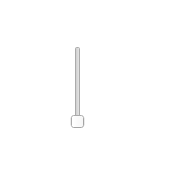
            <widget class="QFrame" name="octoX7">
             <property name="geometry">
              <rect>
               <x>10</x>
               <y>320</y>
               <width>175</width>
               <height>175</height>
              </rect>
             </property>
             <property name="sizePolicy">
              <sizepolicy hsizetype="Fixed" vsizetype="Fixed">
               <horstretch>0</horstretch>
               <verstretch>0</verstretch>
              </sizepolicy>
             </property>
             <property name="minimumSize">
              <size>
               <width>175</width>
               <height>175</height>
              </size>
             </property>
             <property name="maximumSize">
              <size>
               <width>175</width>
               <height>175</height>
              </size>
             </property>
             <property name="styleSheet">
              <string notr="true">QFrame
{
   background-color: rgba(255, 255, 255, 0);
   border-image: url(:/images/resources/CW.png) 0 0 0 0 stretch stretch;
   border-width: 0px;
}</string>
             </property>
             <property name="frameShape">
              <enum>QFrame::StyledPanel</enum>
             </property>
             <property name="frameShadow">
              <enum>QFrame::Raised</enum>
             </property>
             <layout class="QGridLayout" name="gridLayout_25">
              <item row="1" column="1">
               <widget class="QSlider" name="octoX7Motor">
                <property name="sizePolicy">
                 <sizepolicy hsizetype="Expanding" vsizetype="Expanding">
                  <horstretch>0</horstretch>
                  <verstretch>0</verstretch>
                 </sizepolicy>
                </property>
                <property name="styleSheet">
                 <string notr="true">QSlider::groove:vertical{
border: 1px solid #637EB8;
background: white;
width: 30px;
border-radius: 3px;
}
QSlider::add-page:vertical {
background: qlineargradient(x1: 0, y1: 0, x2: 0, y2: 1,
stop: 0 #ABC7EC, stop: 1 #154A98);
border: 1px solid #777;
height: 10px;
border-radius: 4px;
}
QSlider::sub-page:vertical {
background: #fff;
border: 1px solid #154A98;
height: 10px;
border-radius: 4px;
}
QSlider::handle:vertical{
background: qlineargradient(x1:0, y1:0, x2:1, y2:1,
stop:0 #fff, stop:1 #ABC7EC);
border: 1px solid #777;
height: 25px;
margin-left: -8px;
margin-right: -8px;
border-radius: 2px;
}

QSlider::background-color: rgba(255, 255, 255, 0);</string>
                </property>
                <property name="minimum">
                 <number>1000</number>
                </property>
                <property name="maximum">
                 <number>2000</number>
                </property>
                <property name="value">
                 <number>1000</number>
                </property>
                <property name="orientation">
                 <enum>Qt::Vertical</enum>
                </property>
               </widget>
              </item>
              <item row="0" column="1">
               <widget class="QLabel" name="octoX7Label">
                <property name="font">
                 <font>
                  <pointsize>18</pointsize>
                 </font>
                </property>
                <property name="styleSheet">
                 <string notr="true">color:white;
border-image:none</string>
                </property>
                <property name="text">
                 <string>Motor 7</string>
                </property>
                <property name="alignment">
                 <set>Qt::AlignCenter</set>
                </property>
               </widget>
              </item>
              <item row="2" column="1">
               <widget class="QLabel" name="octoX7Value">
                <property name="font">
                 <font>
                  <pointsize>18</pointsize>
                 </font>
                </property>
                <property name="styleSheet">
                 <string notr="true">color:white;
border-image:none;</string>
                </property>
                <property name="text">
                 <string>1000</string>
                </property>
                <property name="alignment">
                 <set>Qt::AlignCenter</set>
                </property>
               </widget>
              </item>
              <item row="1" column="2">
               <spacer name="octoX7Spacer">
                <property name="orientation">
                 <enum>Qt::Horizontal</enum>
                </property>
                <property name="sizeType">
                 <enum>QSizePolicy::Fixed</enum>
                </property>
                <property name="sizeHint" stdset="0">
                 <size>
                  <width>20</width>
                  <height>20</height>
                 </size>
                </property>
               </spacer>
              </item>
             </layout>
            </widget>
